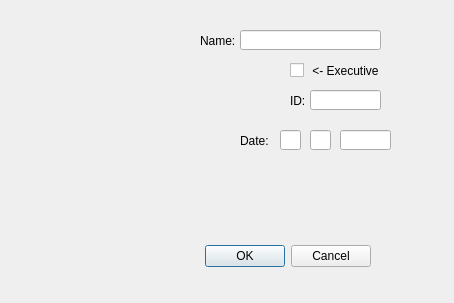
<?xml version="1.0" encoding="UTF-8"?>
<ui version="4.0">
 <class>Dialog</class>
 <widget class="QDialog" name="Dialog">
  <property name="geometry">
   <rect>
    <x>0</x>
    <y>0</y>
    <width>454</width>
    <height>303</height>
   </rect>
  </property>
  <property name="windowTitle">
   <string>AddMember</string>
  </property>
  <widget class="QDialogButtonBox" name="buttonBox">
   <property name="geometry">
    <rect>
     <x>30</x>
     <y>240</y>
     <width>341</width>
     <height>32</height>
    </rect>
   </property>
   <property name="orientation">
    <enum>Qt::Horizontal</enum>
   </property>
   <property name="standardButtons">
    <set>QDialogButtonBox::Cancel|QDialogButtonBox::Ok</set>
   </property>
  </widget>
  <widget class="QLineEdit" name="NameEdit">
   <property name="geometry">
    <rect>
     <x>240</x>
     <y>30</y>
     <width>141</width>
     <height>20</height>
    </rect>
   </property>
  </widget>
  <widget class="QLineEdit" name="YearEdit">
   <property name="geometry">
    <rect>
     <x>340</x>
     <y>130</y>
     <width>51</width>
     <height>20</height>
    </rect>
   </property>
  </widget>
  <widget class="QLineEdit" name="IdEdit">
   <property name="geometry">
    <rect>
     <x>310</x>
     <y>90</y>
     <width>71</width>
     <height>20</height>
    </rect>
   </property>
  </widget>
  <widget class="QCheckBox" name="checkBox">
   <property name="geometry">
    <rect>
     <x>290</x>
     <y>60</y>
     <width>91</width>
     <height>21</height>
    </rect>
   </property>
   <property name="text">
    <string> &lt;- Executive</string>
   </property>
  </widget>
  <widget class="QLineEdit" name="DayEdit">
   <property name="geometry">
    <rect>
     <x>310</x>
     <y>130</y>
     <width>21</width>
     <height>20</height>
    </rect>
   </property>
  </widget>
  <widget class="QLineEdit" name="MonthEdit">
   <property name="geometry">
    <rect>
     <x>280</x>
     <y>130</y>
     <width>21</width>
     <height>20</height>
    </rect>
   </property>
  </widget>
  <widget class="QLabel" name="label">
   <property name="geometry">
    <rect>
     <x>200</x>
     <y>30</y>
     <width>41</width>
     <height>21</height>
    </rect>
   </property>
   <property name="text">
    <string>Name: </string>
   </property>
  </widget>
  <widget class="QLabel" name="label_2">
   <property name="geometry">
    <rect>
     <x>240</x>
     <y>130</y>
     <width>31</width>
     <height>21</height>
    </rect>
   </property>
   <property name="text">
    <string>Date: </string>
   </property>
  </widget>
  <widget class="QLabel" name="label_3">
   <property name="geometry">
    <rect>
     <x>290</x>
     <y>90</y>
     <width>21</width>
     <height>21</height>
    </rect>
   </property>
   <property name="text">
    <string>ID:</string>
   </property>
  </widget>
 </widget>
 <resources/>
 <connections>
  <connection>
   <sender>buttonBox</sender>
   <signal>accepted()</signal>
   <receiver>Dialog</receiver>
   <slot>accept()</slot>
   <hints>
    <hint type="sourcelabel">
     <x>248</x>
     <y>254</y>
    </hint>
    <hint type="destinationlabel">
     <x>157</x>
     <y>274</y>
    </hint>
   </hints>
  </connection>
  <connection>
   <sender>buttonBox</sender>
   <signal>rejected()</signal>
   <receiver>Dialog</receiver>
   <slot>reject()</slot>
   <hints>
    <hint type="sourcelabel">
     <x>316</x>
     <y>260</y>
    </hint>
    <hint type="destinationlabel">
     <x>286</x>
     <y>274</y>
    </hint>
   </hints>
  </connection>
 </connections>
</ui>
